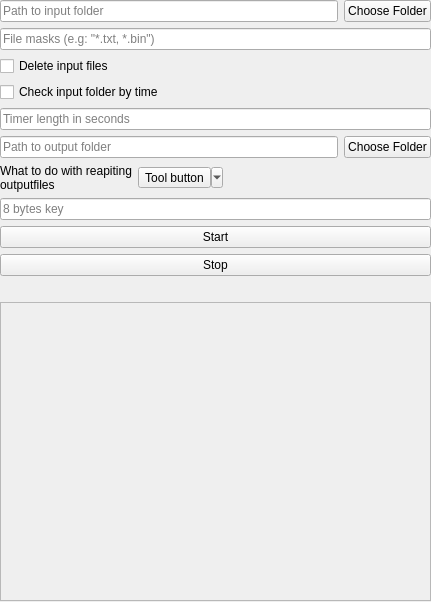
<?xml version="1.0" encoding="UTF-8"?>
<ui version="4.0">
 <class>MainWindow</class>
 <widget class="QMainWindow" name="MainWindow">
  <property name="geometry">
   <rect>
    <x>0</x>
    <y>0</y>
    <width>431</width>
    <height>602</height>
   </rect>
  </property>
  <property name="sizePolicy">
   <sizepolicy hsizetype="Fixed" vsizetype="Fixed">
    <horstretch>0</horstretch>
    <verstretch>0</verstretch>
   </sizepolicy>
  </property>
  <property name="windowTitle">
   <string>MainWindow</string>
  </property>
  <widget class="QWidget" name="centralwidget">
   <widget class="QWidget" name="verticalLayoutWidget">
    <property name="geometry">
     <rect>
      <x>0</x>
      <y>0</y>
      <width>431</width>
      <height>601</height>
     </rect>
    </property>
    <layout class="QVBoxLayout" name="verticalLayout_2">
     <item>
      <layout class="QHBoxLayout" name="inputFolderForm">
       <item>
        <widget class="QLineEdit" name="inputFolerPathLine">
         <property name="placeholderText">
          <string>Path to input folder</string>
         </property>
        </widget>
       </item>
       <item>
        <widget class="QPushButton" name="inputFolderSelectButton">
         <property name="text">
          <string>Choose Folder</string>
         </property>
        </widget>
       </item>
      </layout>
     </item>
     <item>
      <widget class="QLineEdit" name="fileMaskLine">
       <property name="placeholderText">
        <string>File masks (e.g: &quot;*.txt, *.bin&quot;)</string>
       </property>
      </widget>
     </item>
     <item>
      <widget class="QCheckBox" name="deleteInputCheck">
       <property name="text">
        <string>Delete input files</string>
       </property>
      </widget>
     </item>
     <item>
      <widget class="QCheckBox" name="timerCheck">
       <property name="text">
        <string>Check input folder by time</string>
       </property>
      </widget>
     </item>
     <item>
      <widget class="QLineEdit" name="timerLengthLine">
       <property name="enabled">
        <bool>true</bool>
       </property>
       <property name="placeholderText">
        <string>Timer length in seconds</string>
       </property>
      </widget>
     </item>
     <item>
      <layout class="QHBoxLayout" name="outputFolderForm">
       <item>
        <widget class="QLineEdit" name="outputFolderPathLine">
         <property name="placeholderText">
          <string>Path to output folder</string>
         </property>
        </widget>
       </item>
       <item>
        <widget class="QPushButton" name="outputFolderSelectButton">
         <property name="text">
          <string>Choose Folder</string>
         </property>
        </widget>
       </item>
      </layout>
     </item>
     <item>
      <layout class="QHBoxLayout" name="horizontalLayout_2">
       <item>
        <widget class="QLabel" name="label">
         <property name="text">
          <string>What to do with reapiting outputfiles</string>
         </property>
         <property name="wordWrap">
          <bool>true</bool>
         </property>
        </widget>
       </item>
       <item>
        <widget class="QToolButton" name="reapitingChoose">
         <property name="text">
          <string>Tool button</string>
         </property>
         <property name="popupMode">
          <enum>QToolButton::ToolButtonPopupMode::MenuButtonPopup</enum>
         </property>
         <property name="toolButtonStyle">
          <enum>Qt::ToolButtonStyle::ToolButtonTextOnly</enum>
         </property>
         <property name="autoRaise">
          <bool>false</bool>
         </property>
         <property name="arrowType">
          <enum>Qt::ArrowType::NoArrow</enum>
         </property>
        </widget>
       </item>
       <item>
        <spacer name="horizontalSpacer">
         <property name="orientation">
          <enum>Qt::Orientation::Horizontal</enum>
         </property>
         <property name="sizeHint" stdset="0">
          <size>
           <width>40</width>
           <height>20</height>
          </size>
         </property>
        </spacer>
       </item>
      </layout>
     </item>
     <item>
      <widget class="QLineEdit" name="xorDataLine">
       <property name="inputMask">
        <string/>
       </property>
       <property name="maxLength">
        <number>8</number>
       </property>
       <property name="placeholderText">
        <string>8 bytes key</string>
       </property>
       <property name="clearButtonEnabled">
        <bool>false</bool>
       </property>
      </widget>
     </item>
     <item>
      <widget class="QPushButton" name="startButton">
       <property name="text">
        <string>Start</string>
       </property>
      </widget>
     </item>
     <item>
      <widget class="QPushButton" name="stopButton">
       <property name="text">
        <string>Stop</string>
       </property>
      </widget>
     </item>
     <item>
      <widget class="QLabel" name="infoLabel">
       <property name="text">
        <string/>
       </property>
       <property name="scaledContents">
        <bool>true</bool>
       </property>
       <property name="wordWrap">
        <bool>true</bool>
       </property>
      </widget>
     </item>
     <item>
      <widget class="QScrollArea" name="scrollArea">
       <property name="widgetResizable">
        <bool>true</bool>
       </property>
       <widget class="QWidget" name="scrollAreaWidgetContents">
        <property name="geometry">
         <rect>
          <x>0</x>
          <y>0</y>
          <width>427</width>
          <height>212</height>
         </rect>
        </property>
        <widget class="QWidget" name="">
         <property name="geometry">
          <rect>
           <x>0</x>
           <y>0</y>
           <width>429</width>
           <height>211</height>
          </rect>
         </property>
         <layout class="QVBoxLayout" name="filesList">
          <property name="sizeConstraint">
           <enum>QLayout::SizeConstraint::SetDefaultConstraint</enum>
          </property>
         </layout>
        </widget>
       </widget>
      </widget>
     </item>
    </layout>
   </widget>
  </widget>
 </widget>
 <resources/>
 <connections/>
</ui>
